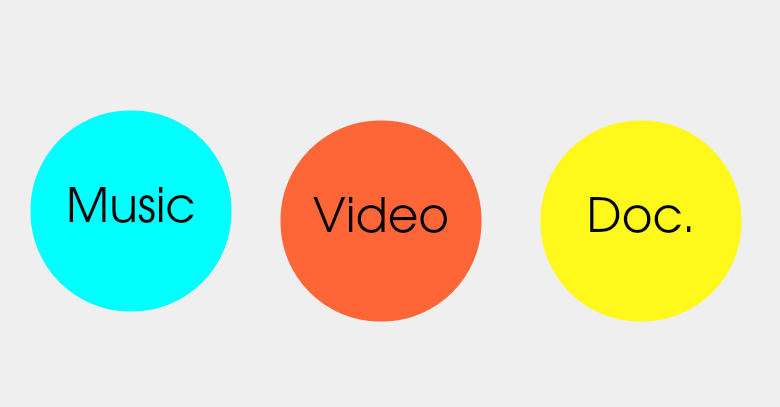
<?xml version="1.0" encoding="UTF-8"?>
<ui version="4.0">
 <class>Form</class>
 <widget class="QWidget" name="Form">
  <property name="geometry">
   <rect>
    <x>0</x>
    <y>0</y>
    <width>780</width>
    <height>407</height>
   </rect>
  </property>
  <property name="windowTitle">
   <string>Form</string>
  </property>
  <widget class="QPushButton" name="pushButton">
   <property name="geometry">
    <rect>
     <x>30</x>
     <y>110</y>
     <width>202</width>
     <height>202</height>
    </rect>
   </property>
   <property name="font">
    <font>
     <family>URW Gothic L</family>
     <pointsize>35</pointsize>
    </font>
   </property>
   <property name="styleSheet">
    <string notr="true"> background-color: cyan;
 border-style: solid;
 border-width:1px;
 border-radius:100px;
 max-width:200	px;
 max-height:200px;
 min-width:200px;
 min-height:200px;</string>
   </property>
   <property name="text">
    <string>Music</string>
   </property>
  </widget>
  <widget class="QPushButton" name="pushButton_2">
   <property name="geometry">
    <rect>
     <x>280</x>
     <y>120</y>
     <width>202</width>
     <height>202</height>
    </rect>
   </property>
   <property name="font">
    <font>
     <family>URW Gothic L</family>
     <pointsize>35</pointsize>
    </font>
   </property>
   <property name="styleSheet">
    <string notr="true"> background-color: rgb(255, 102, 55);
 border-style: solid;
 border-width:1px;
 border-radius:100px;
 max-width:200	px;
 max-height:200px;
 min-width:200px;
 min-height:200px;</string>
   </property>
   <property name="text">
    <string>Video</string>
   </property>
  </widget>
  <widget class="QPushButton" name="pushButton_3">
   <property name="geometry">
    <rect>
     <x>540</x>
     <y>120</y>
     <width>202</width>
     <height>202</height>
    </rect>
   </property>
   <property name="font">
    <font>
     <family>URW Gothic L</family>
     <pointsize>35</pointsize>
    </font>
   </property>
   <property name="styleSheet">
    <string notr="true"> background-color: rgb(255, 248, 26);
 border-style: solid;
 border-width:1px;
 border-radius:100px;
 max-width:200	px;
 max-height:200px;
 min-width:200px;
 min-height:200px;</string>
   </property>
   <property name="text">
    <string>Doc.</string>
   </property>
  </widget>
 </widget>
 <resources/>
 <connections/>
</ui>
